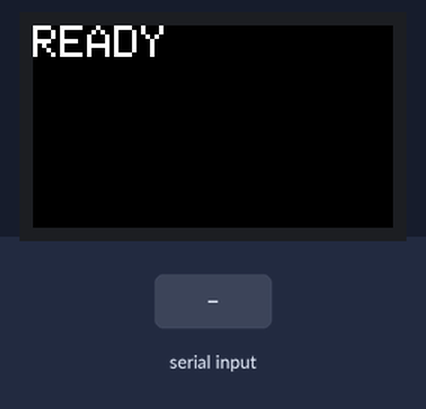
A sketch run on a simulated ESP32. On the bench: 240×135 colour display. Inputs (shaded band) come from the test bench. Nothing arrives over Bluetooth unless stated.

Above: at 1.3 s.
1.4 s: "1" received over Serial
At 3.5 s:
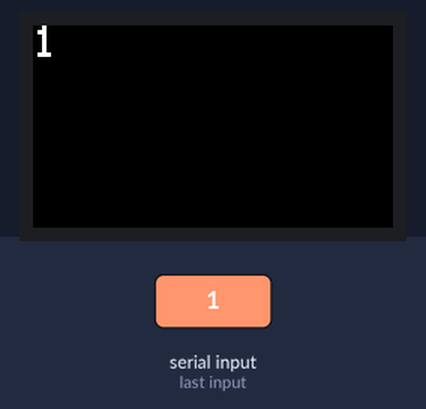
3.9 s: "0" received over Serial
At 5.5 s:
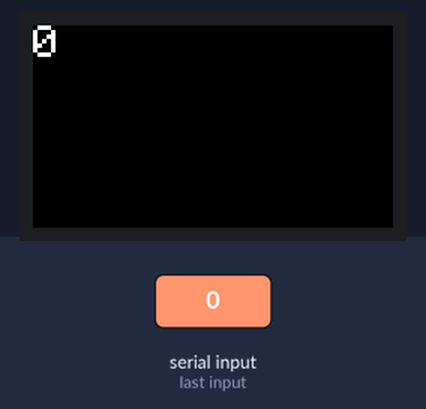
6.4 s: "2" received over Serial
At 8.6 s:
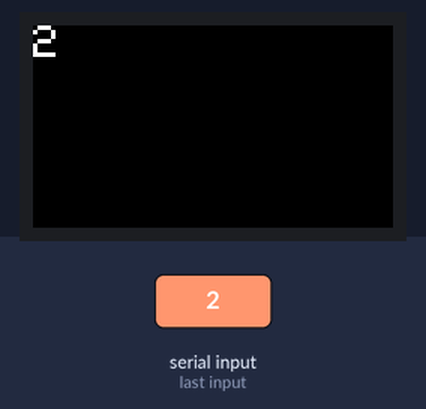
Timing chart, 0 to 10.1 s (numbered marks = the images above; inputs shaded):
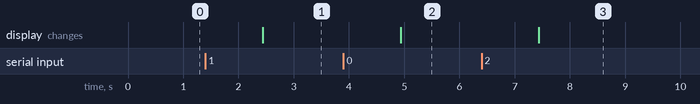

The sketch:

bluetoothM5.ino
```cpp
#include <M5StickCPlus.h>
#include "BluetoothSerial.h"

#if !defined(CONFIG_BT_ENABLED) || !defined(CONFIG_BLUEDROID_ENABLED)
#error BLUETOOTH IS NOT ENABLED!
#endif

BluetoothSerial SerialBT;

void setup() {

    M5.begin();  // Initialize M5StickC Plus

    M5.Lcd.setTextSize(3);  // Set font size
    M5.Lcd.setRotation(3);  // Rotate the screen

    // LCD display
    M5.Lcd.print("READY");

    Serial.begin(9600, SERIAL_8N1, 33, 32);
    SerialBT.begin("ESP32Test");

    }

/* After the program in setup() runs, it runs the program in loop()
The loop() function is an infinite loop in which the program runs repeatedly
*/
void loop() {
  while(Serial.available() > 0){
    String receivedData = Serial.readString();
    M5.Lcd.fillScreen(BLACK);
    M5.Lcd.setCursor(0,0);
    M5.Lcd.print(receivedData);
    SerialBT.print(receivedData);
  }
}
```

Measured:
- after the input at 1.4 s, the display: changes after 1.0 s (image 1)
- after the input at 3.9 s, the display: changes after 1.0 s (image 2)
- after the input at 6.4 s, the display: changes after 1.0 s (image 3)
